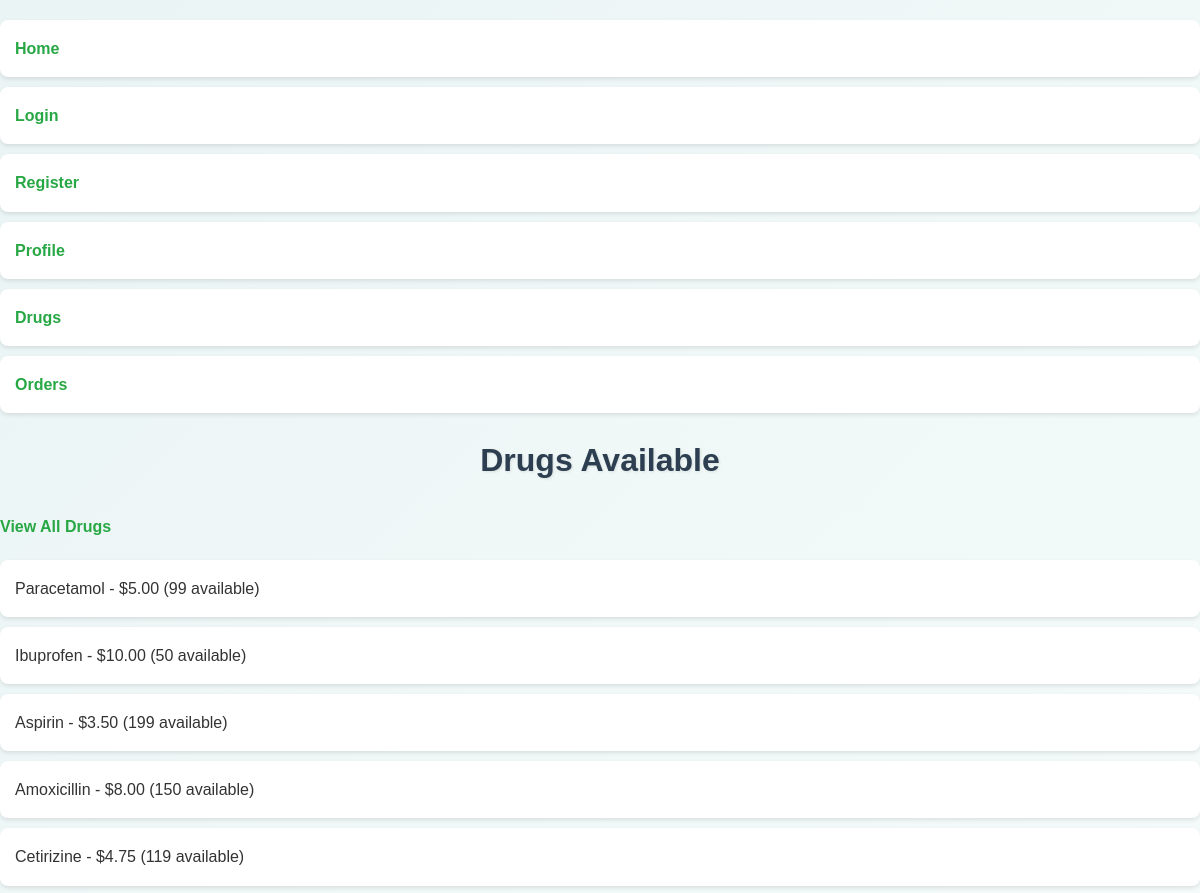
Before: /drugs/drugs/ (upper part) with the older database file.
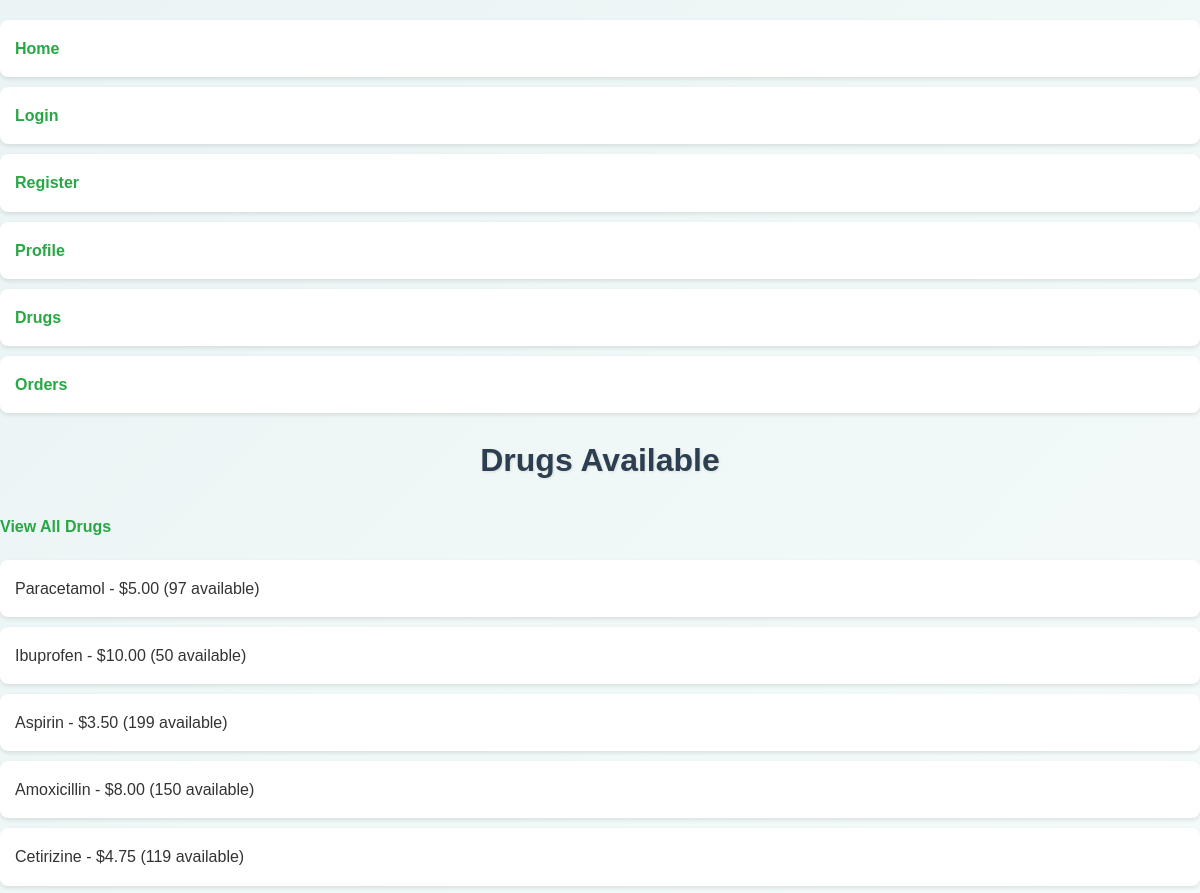
After: the same page with the newer database file.
### drugs/models.py (models this page shows, shortened)
class Drug(models.Model):
    name = models.CharField(max_length=200, unique=True)
    category = models.CharField(max_length=100)
    description = models.TextField(blank=True, null=True)
    manufacturer = models.CharField(max_length=200)
    expiry_date = models.DateField(null=True, blank=True)  # Allow NULL for expiry_date
    price = models.DecimalField(max_digits=10, decimal_places=2)
    stock_quantity = models.PositiveIntegerField(default=0)
    minimum_stock = models.PositiveIntegerField(default=10)
    created_at = models.DateTimeField(auto_now_add=True)
    updated_at = models.DateTimeField(auto_now=True)

### drugs/views.py (the view)
# urls.py: path('drugs/', drug_list_view, name='drug_list'),
def drug_list_view(request):
    drugs = Drug.objects.all()
    is_admin = request.user.is_staff
    is_patient = request.user.groups.filter(name='Patients').exists()
    print(f"User: {request.user}")
    print(f"Is Admin: {is_admin}")
    print(f"Is Patient: {is_patient}")
    return render(request, 'drugs/drug_list.html', {'drugs': drugs, 'is_admin': is_admin, 'is_patient': is_patient})

### drugs/templatetags/custom_filters.py (called while the page is built)
@register.filter
def is_admin(user):
    return user.groups.filter(name='Admin').exists()

### drugs/templates/drugs/drug_list.html (shortened to what this page needs)
{% extends 'base.html' %}
{% load static %}
{% load custom_filters %}
{% block content %}
  <h2>Drugs Available</h2>
  <a href="{% url 'drugs:drug_list' %}">View All Drugs</a>
  {% if drugs %}
    <ul>
      {% for drug in drugs %}
        <li>
          {{ drug.name }} - ${{ drug.price }} ({{ drug.stock_quantity }} available)
        </li>
      {% endfor %}
    </ul>
  {% else %}
    <p>No drugs available.</p>
  {% endif %}
{% endblock %}
{% block extra_css %}
  <link rel="stylesheet" href="{% static 'css/drugs.css' %}">
{% endblock %}

Changed rows visible on the page:
changed Drug "Paracetamol": stock_quantity "99" → "97"
